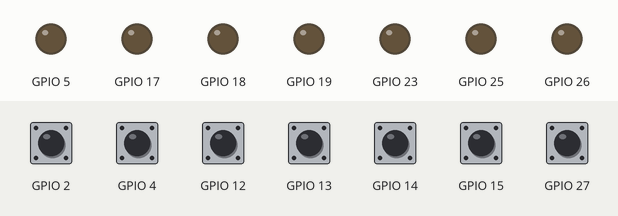
The sketch below on a simulated ESP32. Parts: output pins drawn as LEDs (lit = HIGH). The inputs (shaded band) are chosen by the test bench; at power-on: GPIO 2, GPIO 4, GPIO 12–15, GPIO 27 HIGH. WiFi joins after 1.5 s; servers stay silent unless stated; no MQTT or app messages arrive unless stated; not simulated (calls return 0 or success): secrets.h; names the files do not define were given values by the test bench: AIO_SERVERPORT = 80; what the sketch prints to the serial monitor is not drawn.

Above: at 2.7 s.
2.8 s: GPIO 2 pulled LOW for 3 s
At 3.4 s:
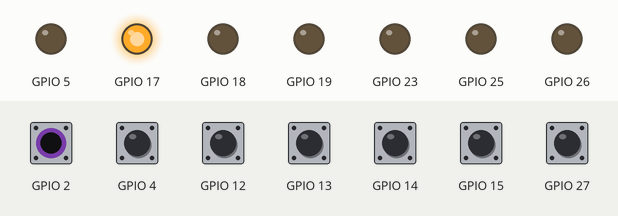
7.3 s: GPIO 4 pulled LOW for 3 s
At 8.0 s:
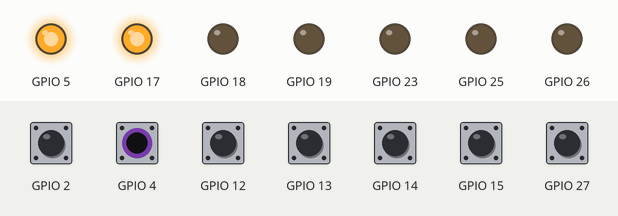
11.8 s: GPIO 12 pulled LOW for 3 s
At 12.6 s:
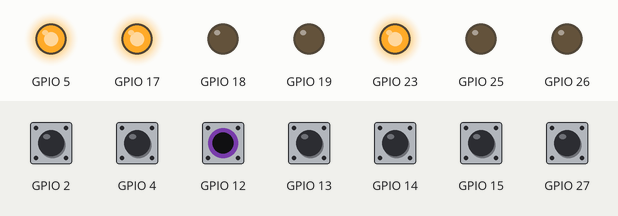
16.3 s: GPIO 13 pulled LOW for 3 s
At 17.2 s:
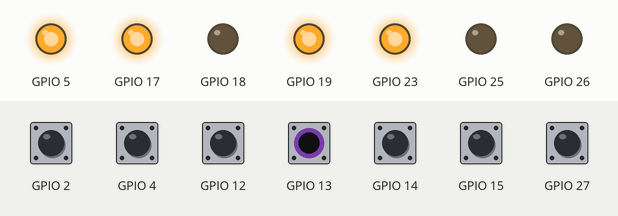
20.8 s: GPIO 14 pulled LOW for 3 s
At 21.9 s:
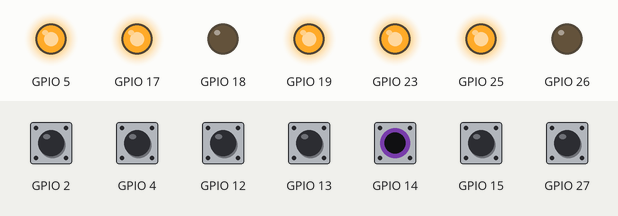
25.3 s: GPIO 15 pulled LOW for 3 s
At 26.5 s:
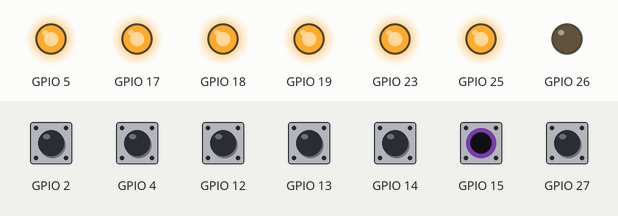
Timing chart, 0 to 28.3 s (numbered marks = the images above; inputs shaded):
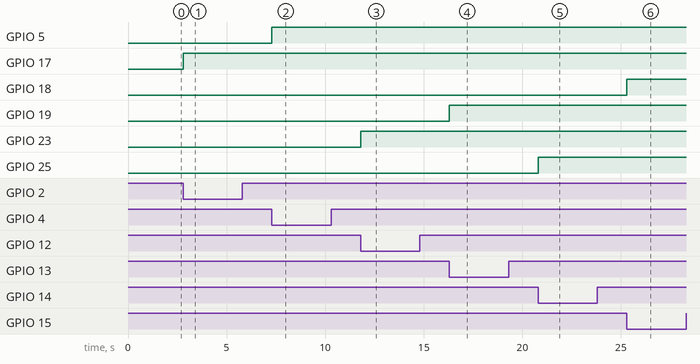

Measured:
- after the input at 2.8 s, GPIO 17: LOW → HIGH at once
- after the input at 7.3 s, GPIO 5: LOW → HIGH at once
- after the input at 11.8 s, GPIO 23: LOW → HIGH at once
- after the input at 16.3 s, GPIO 19: LOW → HIGH at once
- after the input at 20.8 s, GPIO 25: LOW → HIGH at once
- after the input at 25.3 s, GPIO 18: LOW → HIGH at once

The sketch:

ligth_control.ino
```cpp
#include <WiFi.h>
#include "Adafruit_MQTT.h"
#include "Adafruit_MQTT_Client.h"
#include "secrets.h"

int threshold = 40; // touch threshold
uint16_t tempTouch=0;
uint16_t debounceTime= 1000;
WiFiClient client;
Adafruit_MQTT_Client mqtt(&client, AIO_SERVER, AIO_SERVERPORT, AIO_USERNAME, AIO_KEY);
Adafruit_MQTT_Publish temp = Adafruit_MQTT_Publish(&mqtt, AIO_USERNAME "/feeds/casa.temp");
Adafruit_MQTT_Publish hum = Adafruit_MQTT_Publish(&mqtt, AIO_USERNAME "/feeds/casa.hum");

unsigned long previousMillis = 0;

unsigned long mqtt_retries = 0; // counter
unsigned long wifi_retries = 0; // counter

typedef struct
{
  int in_pin;
  bool value;
  int out_pin;
  unsigned long  previousMillis; //previos touch value to debounce
} ligth_type;

// definir input y funcion a ejecutar, esto es medio al pedo
ligth_type LIGTS[8];

void setSensor(int index, int in_pin, int out_pin, void (*userFunc)(void))
{
  LIGTS[index].in_pin = in_pin;
  LIGTS[index].value = false;
  LIGTS[index].out_pin = out_pin;
  LIGTS[index].previousMillis=0;
  pinMode(out_pin, OUTPUT);
  touchAttachInterrupt(in_pin, userFunc, threshold);
}

void toggleRelay(int index)
{

  if(millis() - LIGTS[index].previousMillis < debounceTime)
    return;

  // updates the status and change the output
  LIGTS[index].value = !LIGTS[index].value;
  LIGTS[index].previousMillis = millis() ;
  digitalWrite( LIGTS[index].out_pin,  LIGTS[index].value);

  Serial.println(touchRead( LIGTS[index].in_pin ));  // print the value
  Serial.print("RELAY ");
  Serial.print( LIGTS[index].out_pin);
  Serial.print(" " );
  Serial.println( LIGTS[index].value);
}

// handles the interrupt
void gotTouch0() { toggleRelay(0); }
void gotTouch1() { toggleRelay(1); }
void gotTouch2() { toggleRelay(2); }
void gotTouch3() { toggleRelay(3); }
void gotTouch4() { toggleRelay(4); }
void gotTouch5() { toggleRelay(5); }
void gotTouch6() { toggleRelay(6); }
void gotTouch7() { toggleRelay(7); }
void gotTouch8()
{
  //todo: display
}

void setup()
{
  Serial.begin(9600);
  delay(10);
  // inicializar los touch
  setSensor(0, T0, 5, gotTouch0);
  //setSensor(1, T1, 16, gotTouch1);
  setSensor(2, T2, 17, gotTouch2);
  setSensor(3, T3, 18, gotTouch3);
  setSensor(4, T4, 19, gotTouch4);
  setSensor(5, T5, 23, gotTouch5);
  setSensor(6, T6, 25, gotTouch6);
  setSensor(7, T7, 26, gotTouch7);

  WiFi_connect();
  MQTT_connect();
}

void loop()
{
  unsigned long currentMillis = millis();
  if (currentMillis - previousMillis >= 3000)
  {
    previousMillis = currentMillis;

    MQTT_connect();
    Serial.println(touchRead( T0 ));  // print the value
    //TODO: update display
  }
}

// Function to connect and reconnect as necessary to the MQTT server.
// Should be called in the loop function and it will take care if connecting.
int MQTT_connect()
{
  int ret;
  // Stop if already connected.
  if (mqtt.connected())
  {
    return 1;
  }

  Serial.print("Connecting to MQTT... ");

  mqtt_retries = 3;
  while ((ret = mqtt.connect()) != 0 && mqtt_retries > 0)
  { // connect will return 0 for connected
    Serial.println(mqtt.connectErrorString(ret));
    Serial.println("Retrying MQTT connection in 5 seconds...");
    mqtt.disconnect();
    delay(2000); // wait 5 seconds
    mqtt_retries--;
  }

  if (mqtt.connected())
  {
    Serial.print("MQTT connected");
    return 1;
  }
  else
  {
    Serial.print("MQTT timeout");
    return 0;
  }
}

int WiFi_connect()
{

  if (WiFi.status() == WL_CONNECTED)
    return 1;

  Serial.print("Connecting to ");
  Serial.println(WLAN_SSID);
  WiFi.begin(WLAN_SSID, WLAN_PASS);
  wifi_retries = 20;
  // timeout
  while (WiFi.status() != WL_CONNECTED && wifi_retries > 0)
  {
    delay(500);
    wifi_retries--;
    Serial.print(".");
  }

  if (WiFi.status() == WL_CONNECTED)
  {
    Serial.println("WiFi connected");
    Serial.println("IP address: ");
    Serial.println(WiFi.localIP());
    return 1;
  }
  else
  {
    Serial.println("WiFi conection timed out");
    return 0;
  }
}
```
